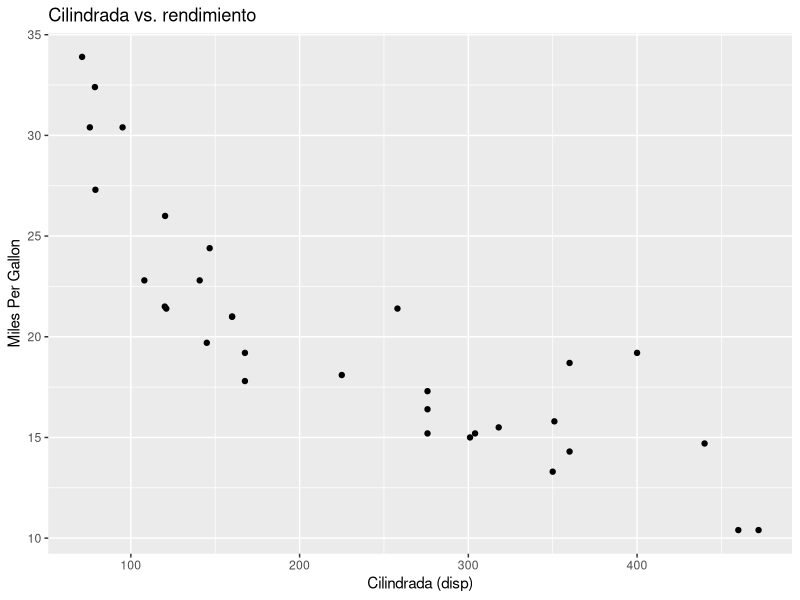

The R source for this figure:
## ---- chunk 1
# setup (visual)
knitr::opts_chunk$set(echo = TRUE)
library(tidyverse)
## ---- chunk 2
# gráfico (visual)
ggplot(mtcars, aes(disp, mpg)) +
geom_point() +
labs(title = "Cilindrada vs. rendimiento", x = "Cilindrada (disp)", y = "Miles Per Gallon")
